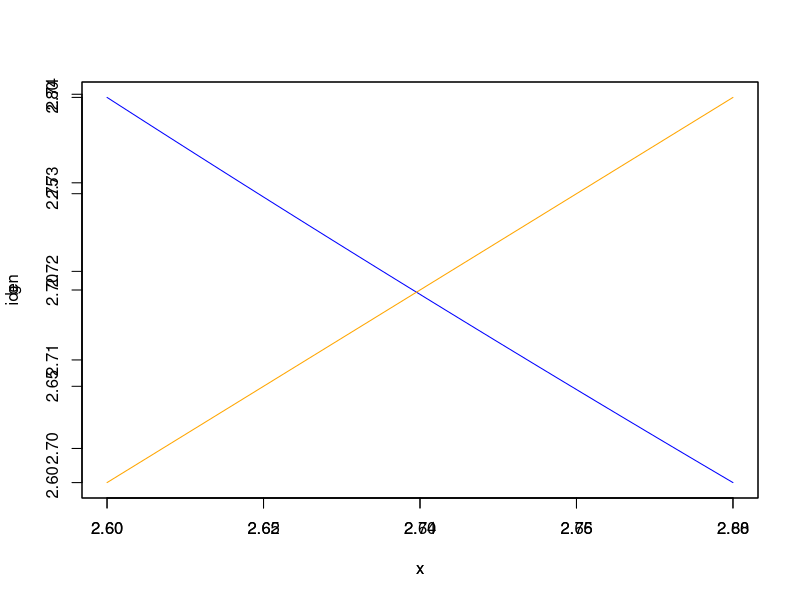

Recreate this plot in R. (Note: this script raises an error after producing the figure.)
#Tarea 4 
#Andres Moguel
#Newton-Raphson

#g(x) = x que usamos para justificar el intervalo 
g <- function(x){
  (5/(x^2))+2
}

#funcion identidad
iden <- function(x){
  x
}

#graficamos junto con una recta identidad
#Lo hacemos en el intervalo que elegimos donde hay un único punto fijo
#es el intervalo [2.6, 2.8]
plot(g, 2.6, 2.68, col = "blue")
par(new = TRUE)
plot(iden, 2.6, 2.8, col = "orange")

#elegiremos la aproximavcion inicial p = dentro de este intervalo
# Por ejemplo podemos elegir 
#p = -2.685

#definimos la presicion
tol <- 10^-5

#Pedimos las entradas al programa: aproximacion inicial y numero de iteraciones
num <- as.numeric(readline("Ingrese el numero maximo de iteraciones: "))
p0 <- as.numeric(readline("Ingrese la primer aproximacion inical: "))

i <- 1
while (i <= num) {
  p <- g(p0)
  if(abs(p - p0) <= tol | g(p) == p){
    print("El punto fijo y raiz es:")
    print(p)
    break
  }
  i <- i +1
  p0 <- p
}

if(i == num +1){
  print("se llego al numero maximo de iteraciones")
}

